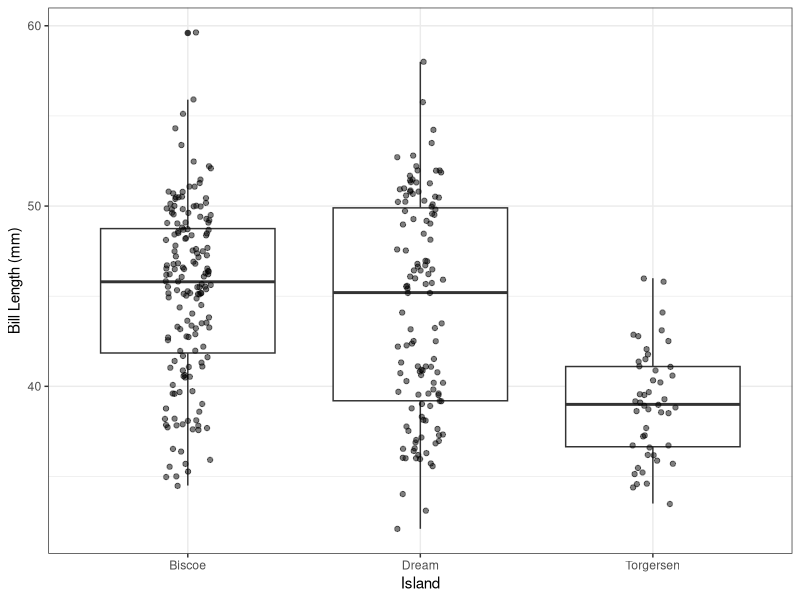
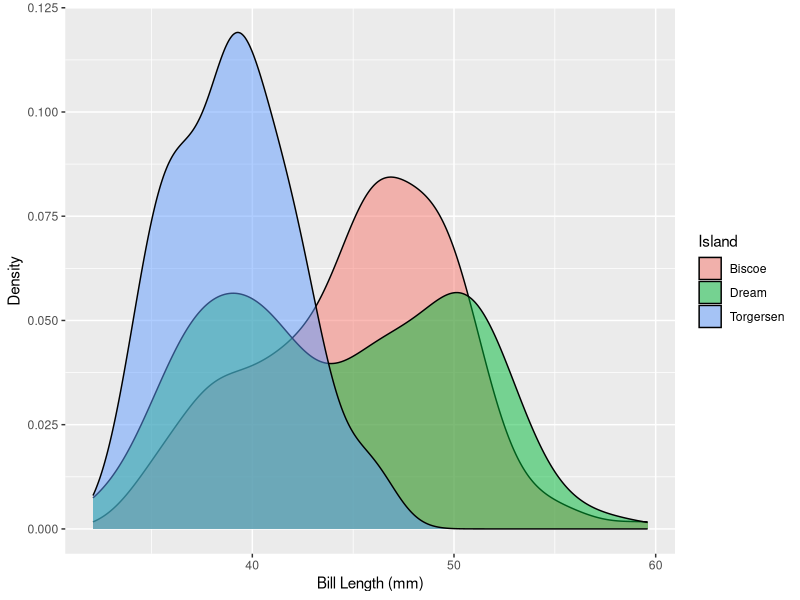
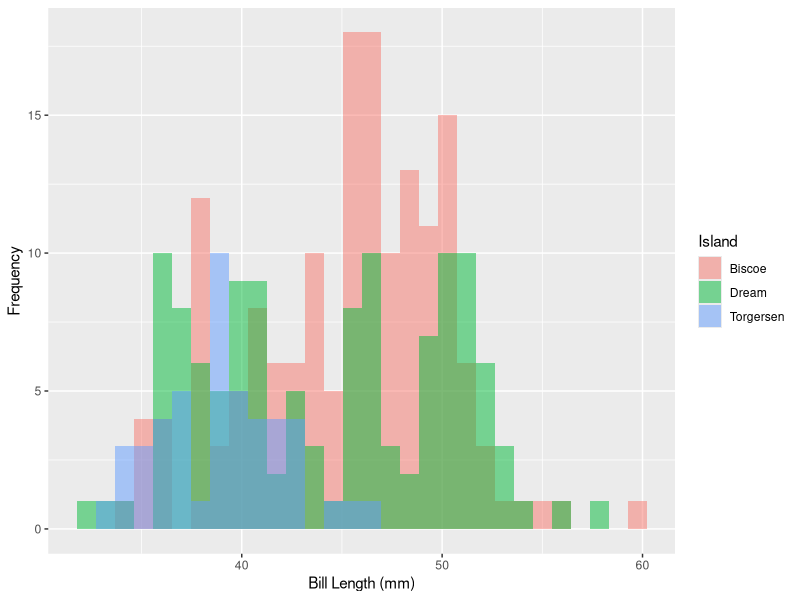
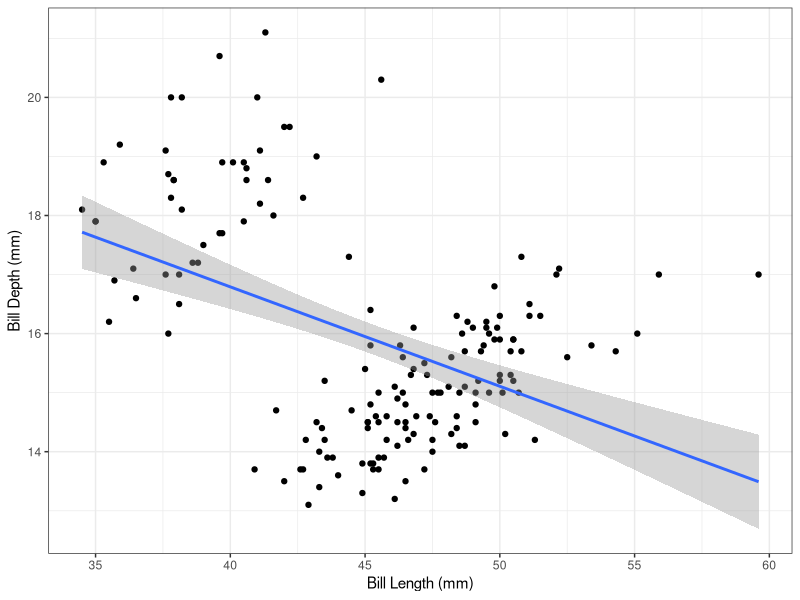
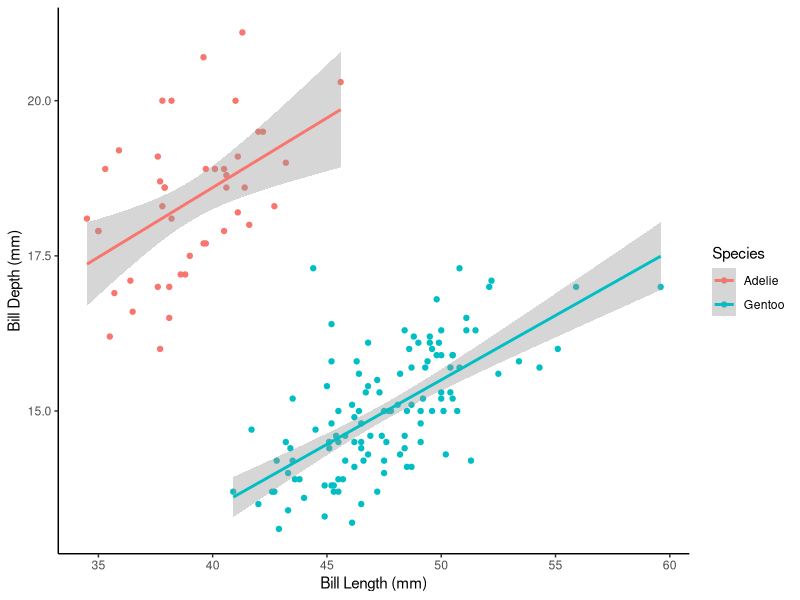
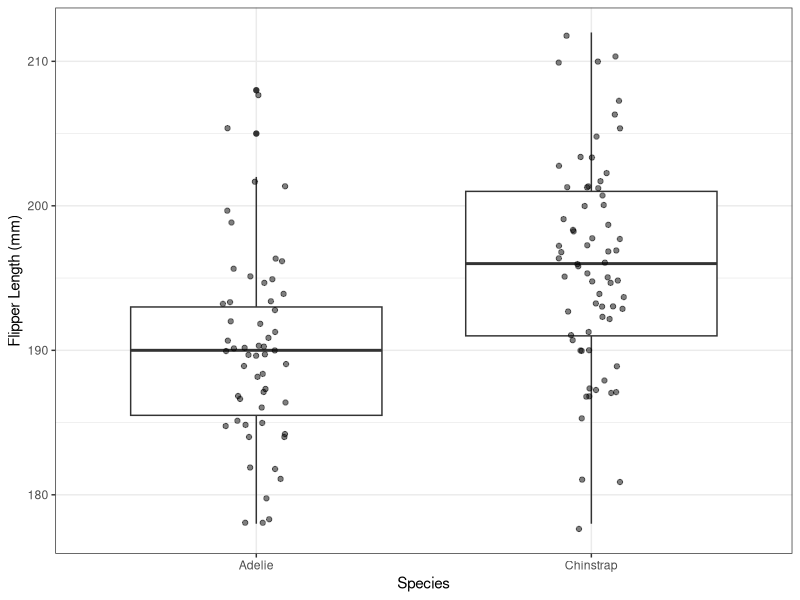
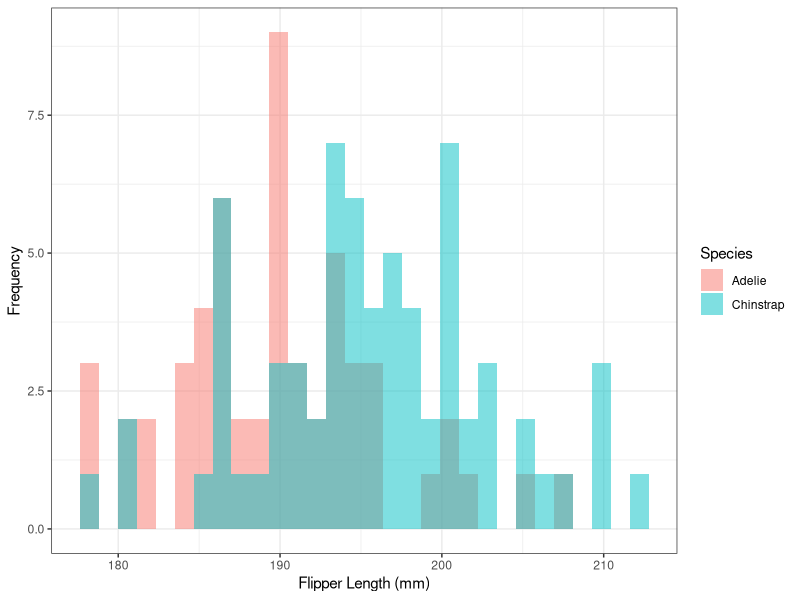
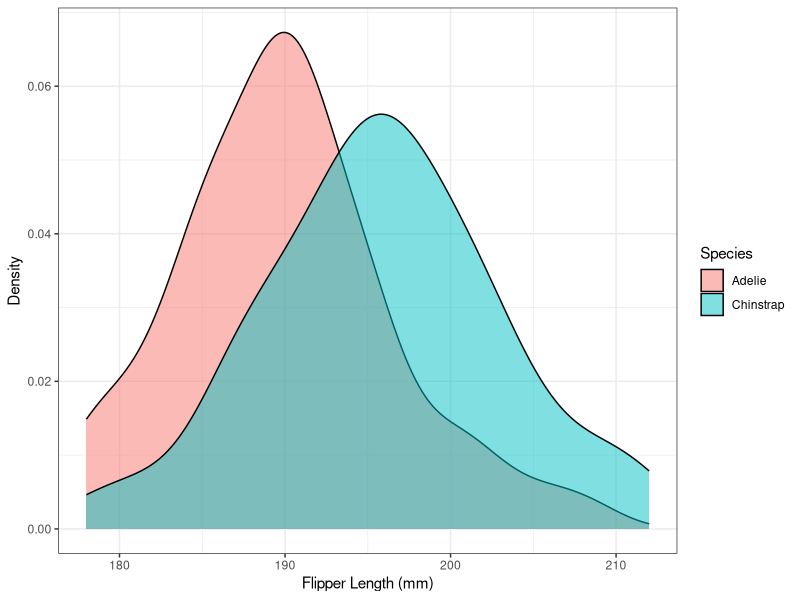

R code for these plots, in order:
## ---- chunk 1
knitr::opts_chunk$set(echo = TRUE)
## ---- chunk 2
library(tidyverse)
library(palmerpenguins)
## ---- chunk 3
penguins <- penguins %>% drop_na()
## ---- chunk 4
# measures of central tendancy include mean, median, or mode
# measures of dispersion are st dev or BOTH min and max
penguins %>% 
  group_by(island) %>% 
  summarise(min_bill = min(bill_length_mm),
            max_bill = max(bill_length_mm),
            mean_bill = mean(bill_length_mm))
## ---- chunk 5
ggplot(penguins, aes(island, bill_length_mm)) + # adding color is optional
  geom_boxplot() +
  geom_jitter(width = 0.1, alpha = 0.5) +
  labs(x = "Island",
       y = "Bill Length (mm)") +            # if adding color, must change color label
  theme_bw()                                # can choose any theme but must include

# OR 

ggplot(penguins, aes(bill_length_mm, fill = island)) +
  geom_density(alpha = 0.5) +
  labs(x = "Bill Length (mm)",
       y = "Density",
       fill = "Island")
  
# OR
  
ggplot(penguins, aes(bill_length_mm, fill = island)) +
  geom_histogram(alpha = 0.5, position = "identity") +
  labs(x = "Bill Length (mm)",
       y = "Frequency",
       fill = "Island")
## ---- chunk 6
aov_model <- aov(data = penguins, bill_length_mm ~ island)
summary(aov_model)
## ---- chunk 7
TukeyHSD(aov_model)
## ---- chunk 8
biscoe <- penguins %>% 
  filter(island == "Biscoe")
## ---- chunk 9
ggplot(biscoe, aes(bill_length_mm, bill_depth_mm)) +
  geom_point() +
  geom_smooth(method = "lm") +
  labs(x = "Bill Length (mm)",
       y = "Bill Depth (mm)") +
  theme_bw()
## ---- chunk 10
    r <- cor(biscoe$bill_length_mm, biscoe$bill_depth_mm)
## ---- chunk 11
    r^2
## ---- chunk 12
    summary(lm(data = biscoe, bill_depth_mm ~ bill_length_mm))
## ---- chunk 13
ggplot(biscoe, aes(bill_length_mm, bill_depth_mm, color = species)) +
  geom_point() +
  geom_smooth(method = "lm") +
  labs(x = "Bill Length (mm)",
       y = "Bill Depth (mm)",
       color = "Species") +
  theme_classic()
## ---- chunk 14
summary(lm(data = biscoe, bill_depth_mm ~ bill_length_mm * species))
## ---- chunk 15
dream <- penguins %>% 
  filter(island == "Dream")
## ---- chunk 16
dream %>% 
  group_by(species) %>% 
  summarise(mean_flipper = mean(flipper_length_mm),
            sd_flipper = sd(flipper_length_mm))
## ---- chunk 17
ggplot(dream, aes(species, flipper_length_mm)) +
  geom_boxplot() +
  geom_jitter(width = 0.1, alpha = 0.5) +
  labs(x = "Species",
       y = "Flipper Length (mm)") +
  theme_bw()

# OR

ggplot(dream, aes(flipper_length_mm, fill = species)) +
  geom_histogram(alpha = 0.5, position = "identity") +
  labs(x = "Flipper Length (mm)",
       y = "Frequency",
       fill = "Species") +
  theme_bw()

# OR

ggplot(dream, aes(flipper_length_mm, fill = species)) +
  geom_density(alpha = 0.5) +
  labs(x = "Flipper Length (mm)",
       y = "Density",
       fill = "Species") +
  theme_bw()
## ---- chunk 18
t.test(data = dream, flipper_length_mm ~ species)
## ---- chunk 19
